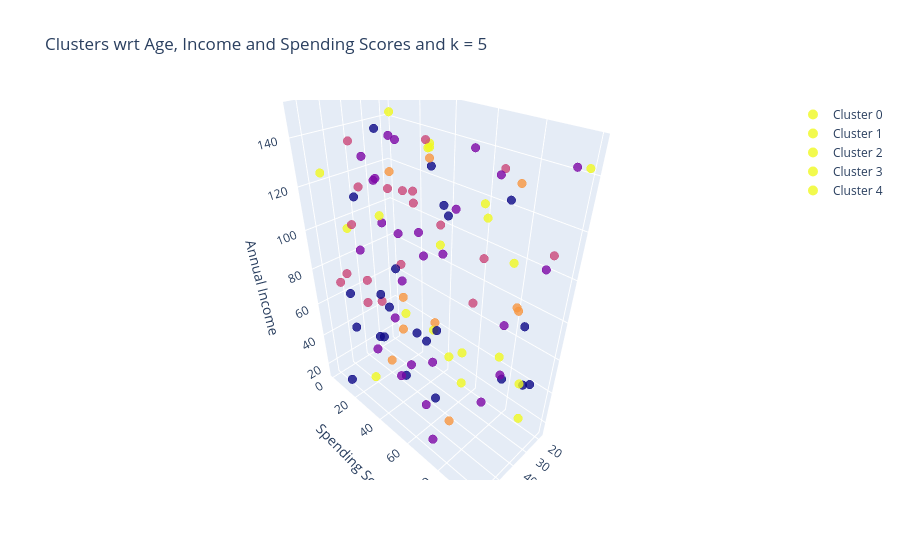

Notebook code cell kept with this figure:
### Code cell
trace0 = tracer(KM5_df, 0, 'Cluster 0')
trace1 = tracer(KM5_df, 1, 'Cluster 1')
trace2 = tracer(KM5_df, 2, 'Cluster 2')
trace3 = tracer(KM5_df, 3, 'Cluster 3')
trace4 = tracer(KM5_df, 4, 'Cluster 4')

trace_data5 = [trace0, trace1, trace2, trace3, trace4]

layout = go.Layout(
    title = 'Clusters wrt Age, Income and Spending Scores and k = 5',
    scene = dict(
            xaxis = dict(title = 'Age'),
            yaxis = dict(title = 'Spending Score'),
            zaxis = dict(title = 'Annual Income')
        )
)

fig = go.Figure(data=trace_data5, layout=layout)
py.offline.iplot(fig)

### Figure 1 — Plotly figure (JSON) as saved in the notebook; plotly's stock layout.template omitted (floating-point values rounded to 4 significant figures)
{"data": [{"marker": {"color": [4, 0, 4, 2, 3, 0, 3, 4, 4, 0, 2, 1, 0, 1, 1, 2, 1, 1, 2, 1, 1, 1, 0, 0, 0, 2, 4, 1, 1, 2, 1, 0, 4, 3, 1, 0, 3, 4, 3, 0, 3, 2, 3, 1, 1, 2, 0, 1, 4, 1, 1, 0, 3, 1, 2, 3, 4, 0, 4, 3, 3, 3, 4, 3, 4, 3, 2, 3, 4, 1, 3, 1, 2, 0, 2, 3, 1, 1, 4, 1, 4, 0, 3, 4, 0, 1, 1, 0, 1, 0, 4, 4, 0, 4, 4, 4, 2, 3, 1, 2], "line": {"color": [4, 0, 4, 2, 3, 0, 3, 4, 4, 0, 2, 1, 0, 1, 1, 2, 1, 1, 2, 1, 1, 1, 0, 0, 0, 2, 4, 1, 1, 2, 1, 0, 4, 3, 1, 0, 3, 4, 3, 0, 3, 2, 3, 1, 1, 2, 0, 1, 4, 1, 1, 0, 3, 1, 2, 3, 4, 0, 4, 3, 3, 3, 4, 3, 4, 3, 2, 3, 4, 1, 3, 1, 2, 0, 2, 3, 1, 1, 4, 1, 4, 0, 3, 4, 0, 1, 1, 0, 1, 0, 4, 4, 0, 4, 4, 4, 2, 3, 1, 2], "width": 12}, "opacity": 0.8, "size": 5}, "mode": "markers", "name": "Cluster 0", "type": "scatter3d", "x": [46, 38, 28, 53, 19, 38, 50, 45, 61, 38, 26, 64, 31, 31, 33, 64, 42, 58, 62], "y": [1, 89, 94, 7, 32, 9, 99, 54, 72, 99, 66, 41, 48, 8, 64, 61, 4, 64, 44], "z": [95, 55, 26, 76, 41, 29, 104, 146, 85, 59, 98, 143, 117, 95, 144, 137, 83, 112, 84]}, {"marker": {"color": [4, 0, 4, 2, 3, 0, 3, 4, 4, 0, 2, 1, 0, 1, 1, 2, 1, 1, 2, 1, 1, 1, 0, 0, 0, 2, 4, 1, 1, 2, 1, 0, 4, 3, 1, 0, 3, 4, 3, 0, 3, 2, 3, 1, 1, 2, 0, 1, 4, 1, 1, 0, 3, 1, 2, 3, 4, 0, 4, 3, 3, 3, 4, 3, 4, 3, 2, 3, 4, 1, 3, 1, 2, 0, 2, 3, 1, 1, 4, 1, 4, 0, 3, 4, 0, 1, 1, 0, 1, 0, 4, 4, 0, 4, 4, 4, 2, 3, 1, 2], "line": {"color": [4, 0, 4, 2, 3, 0, 3, 4, 4, 0, 2, 1, 0, 1, 1, 2, 1, 1, 2, 1, 1, 1, 0, 0, 0, 2, 4, 1, 1, 2, 1, 0, 4, 3, 1, 0, 3, 4, 3, 0, 3, 2, 3, 1, 1, 2, 0, 1, 4, 1, 1, 0, 3, 1, 2, 3, 4, 0, 4, 3, 3, 3, 4, 3, 4, 3, 2, 3, 4, 1, 3, 1, 2, 0, 2, 3, 1, 1, 4, 1, 4, 0, 3, 4, 0, 1, 1, 0, 1, 0, 4, 4, 0, 4, 4, 4, 2, 3, 1, 2], "width": 12}, "opacity": 0.8, "size": 5}, "mode": "markers", "name": "Cluster 1", "type": "scatter3d", "x": [41, 57, 41, 39, 19, 61, 47, 55, 61, 42, 59, 64, 21, 42, 43, 37, 45, 61, 61, 27, 25, 31, 57, 41, 43, 62, 18], "y": [99, 16, 90, 2, 1, 12, 69, 37, 80, 3, 24, 75, 93, 18, 54, 80, 61, 68, 30, 51, 98, 21, 97, 48, 19, 35, 99], "z": [62, 51, 113, 49, 115, 15, 19, 117, 77, 110, 110, 27, 42, 122, 44, 142, 106, 41, 145, 115, 144, 68, 143, 52, 38, 130, 142]}, {"marker": {"color": [4, 0, 4, 2, 3, 0, 3, 4, 4, 0, 2, 1, 0, 1, 1, 2, 1, 1, 2, 1, 1, 1, 0, 0, 0, 2, 4, 1, 1, 2, 1, 0, 4, 3, 1, 0, 3, 4, 3, 0, 3, 2, 3, 1, 1, 2, 0, 1, 4, 1, 1, 0, 3, 1, 2, 3, 4, 0, 4, 3, 3, 3, 4, 3, 4, 3, 2, 3, 4, 1, 3, 1, 2, 0, 2, 3, 1, 1, 4, 1, 4, 0, 3, 4, 0, 1, 1, 0, 1, 0, 4, 4, 0, 4, 4, 4, 2, 3, 1, 2], "line": {"color": [4, 0, 4, 2, 3, 0, 3, 4, 4, 0, 2, 1, 0, 1, 1, 2, 1, 1, 2, 1, 1, 1, 0, 0, 0, 2, 4, 1, 1, 2, 1, 0, 4, 3, 1, 0, 3, 4, 3, 0, 3, 2, 3, 1, 1, 2, 0, 1, 4, 1, 1, 0, 3, 1, 2, 3, 4, 0, 4, 3, 3, 3, 4, 3, 4, 3, 2, 3, 4, 1, 3, 1, 2, 0, 2, 3, 1, 1, 4, 1, 4, 0, 3, 4, 0, 1, 1, 0, 1, 0, 4, 4, 0, 4, 4, 4, 2, 3, 1, 2], "width": 12}, "opacity": 0.8, "size": 5}, "mode": "markers", "name": "Cluster 2", "type": "scatter3d", "x": [60, 28, 20, 41, 29, 44, 56, 31, 25, 46, 53, 48, 26, 61], "y": [92, 42, 60, 48, 19, 20, 99, 82, 33, 59, 54, 27, 46, 37], "z": [137, 47, 118, 145, 56, 66, 148, 58, 135, 26, 127, 127, 110, 53]}, {"marker": {"color": [4, 0, 4, 2, 3, 0, 3, 4, 4, 0, 2, 1, 0, 1, 1, 2, 1, 1, 2, 1, 1, 1, 0, 0, 0, 2, 4, 1, 1, 2, 1, 0, 4, 3, 1, 0, 3, 4, 3, 0, 3, 2, 3, 1, 1, 2, 0, 1, 4, 1, 1, 0, 3, 1, 2, 3, 4, 0, 4, 3, 3, 3, 4, 3, 4, 3, 2, 3, 4, 1, 3, 1, 2, 0, 2, 3, 1, 1, 4, 1, 4, 0, 3, 4, 0, 1, 1, 0, 1, 0, 4, 4, 0, 4, 4, 4, 2, 3, 1, 2], "line": {"color": [4, 0, 4, 2, 3, 0, 3, 4, 4, 0, 2, 1, 0, 1, 1, 2, 1, 1, 2, 1, 1, 1, 0, 0, 0, 2, 4, 1, 1, 2, 1, 0, 4, 3, 1, 0, 3, 4, 3, 0, 3, 2, 3, 1, 1, 2, 0, 1, 4, 1, 1, 0, 3, 1, 2, 3, 4, 0, 4, 3, 3, 3, 4, 3, 4, 3, 2, 3, 4, 1, 3, 1, 2, 0, 2, 3, 1, 1, 4, 1, 4, 0, 3, 4, 0, 1, 1, 0, 1, 0, 4, 4, 0, 4, 4, 4, 2, 3, 1, 2], "width": 12}, "opacity": 0.8, "size": 5}, "mode": "markers", "name": "Cluster 3", "type": "scatter3d", "x": [25, 56, 32, 20, 24, 26, 35, 24, 64, 53, 57, 21, 23, 21, 35, 51, 32, 62, 41], "y": [57, 50, 24, 36, 84, 89, 25, 33, 14, 8, 7, 67, 33, 76, 86, 38, 27, 97, 6], "z": [19, 42, 50, 100, 80, 76, 42, 135, 130, 65, 73, 132, 127, 66, 53, 127, 16, 67, 66]}, {"marker": {"color": [4, 0, 4, 2, 3, 0, 3, 4, 4, 0, 2, 1, 0, 1, 1, 2, 1, 1, 2, 1, 1, 1, 0, 0, 0, 2, 4, 1, 1, 2, 1, 0, 4, 3, 1, 0, 3, 4, 3, 0, 3, 2, 3, 1, 1, 2, 0, 1, 4, 1, 1, 0, 3, 1, 2, 3, 4, 0, 4, 3, 3, 3, 4, 3, 4, 3, 2, 3, 4, 1, 3, 1, 2, 0, 2, 3, 1, 1, 4, 1, 4, 0, 3, 4, 0, 1, 1, 0, 1, 0, 4, 4, 0, 4, 4, 4, 2, 3, 1, 2], "line": {"color": [4, 0, 4, 2, 3, 0, 3, 4, 4, 0, 2, 1, 0, 1, 1, 2, 1, 1, 2, 1, 1, 1, 0, 0, 0, 2, 4, 1, 1, 2, 1, 0, 4, 3, 1, 0, 3, 4, 3, 0, 3, 2, 3, 1, 1, 2, 0, 1, 4, 1, 1, 0, 3, 1, 2, 3, 4, 0, 4, 3, 3, 3, 4, 3, 4, 3, 2, 3, 4, 1, 3, 1, 2, 0, 2, 3, 1, 1, 4, 1, 4, 0, 3, 4, 0, 1, 1, 0, 1, 0, 4, 4, 0, 4, 4, 4, 2, 3, 1, 2], "width": 12}, "opacity": 0.8, "size": 5}, "mode": "markers", "name": "Cluster 4", "type": "scatter3d", "x": [56, 32, 36, 40, 39, 33, 54, 19, 52, 34, 19, 59, 43, 40, 38, 35, 46, 32, 18, 42, 24], "y": [82, 11, 23, 31, 48, 33, 38, 35, 21, 20, 17, 48, 22, 30, 28, 69, 49, 17, 92, 30, 93], "z": [77, 47, 149, 86, 138, 43, 42, 89, 17, 76, 110, 76, 144, 101, 140, 82, 111, 138, 107, 17, 104]}], "layout": {"scene": {"xaxis": {"title": {"text": "Age"}}, "yaxis": {"title": {"text": "Spending Score"}}, "zaxis": {"title": {"text": "Annual Income"}}}, "title": {"text": "Clusters wrt Age, Income and Spending Scores and k = 5"}}}
